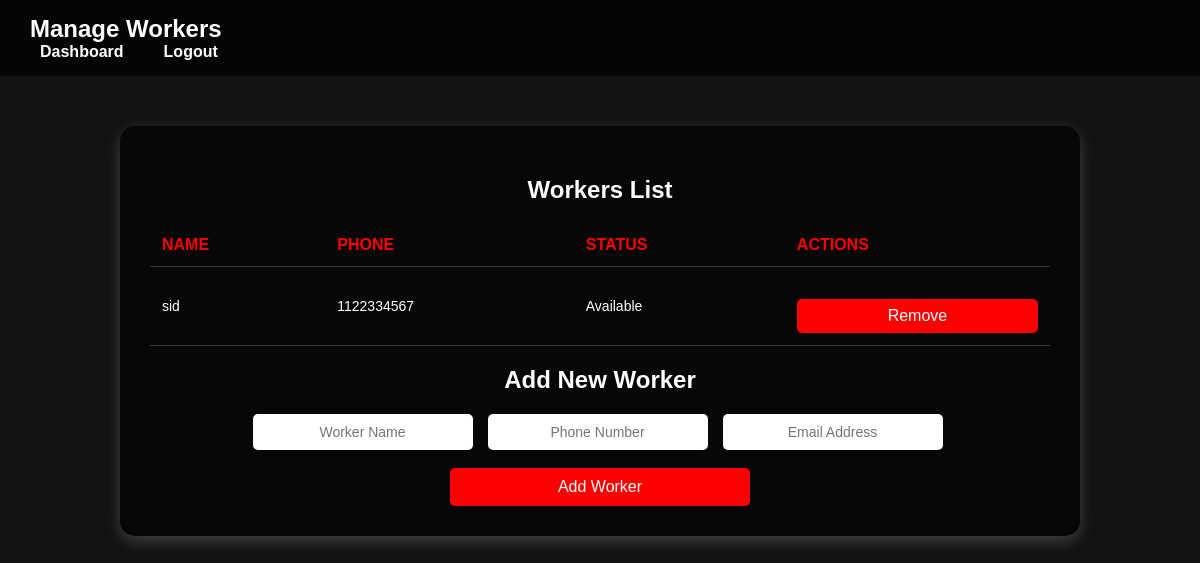
The app's page /manage-workers/ (signed in), older data.
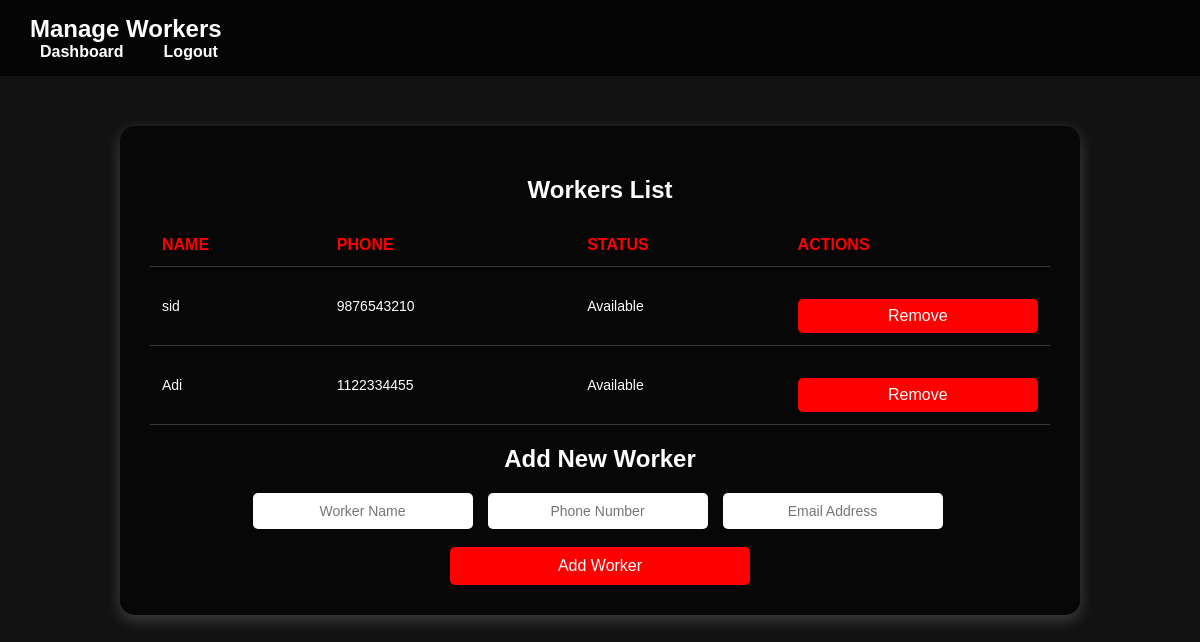
The same page, newer data.
### myapp/models.py (models this page shows, shortened)
class Worker(models.Model):
    garage = models.ForeignKey('Garage', on_delete=models.CASCADE)
    name = models.CharField(max_length=100)
    phone = models.CharField(max_length=15)
    email = models.EmailField(null=True, blank=True)
    STATUS_CHOICES = [
        ('available', 'Available'),
        ('assigned', 'Assigned'),
        ('unavailable', 'Unavailable'),
    ]
    status = models.CharField(max_length=11, choices=STATUS_CHOICES, default='available')
    current_request = models.ForeignKey('Request', null=True, blank=True, on_delete=models.SET_NULL, related_name='assigned_worker')  # Add related_name
    is_active = models.BooleanField(default=True)  # This is the toggle

### myapp/views.py (the view, shortened to what this page needs)
# urls.py: path('manage-workers/', views.manage_workers, name='manage_workers'),
def manage_workers(request):
    garage_id = request.session.get('garage_id')
    if not garage_id:
        return redirect('garage_owner_login')
    garage = Garage.objects.get(id=garage_id)
    workers = Worker.objects.filter(garage=garage)  # Fetch all workers of this garage
    return render(request, 'manage_worker.html', {'garage': garage, 'workers': workers})

### templates/manage_worker.html (shortened to what this page needs)
{% load static %}
<!DOCTYPE html>
<html lang="en">
<head>
    <link rel="stylesheet" href="{% static 'css/manage_workers.css' %}">
</head>
<body>
    <header>
        <nav>
            <h1>Manage Workers</h1>
            <ul>
                <li><a href="{% url 'garage_dashboard' %}">Dashboard</a></li>
                <li><a href="{% url 'logout' %}">Logout</a></li>
            </ul>
        </nav>
    </header>
    <section class="worker-management">
        <h2>Workers List</h2>
        <table>
            <tr>
                <th>Name</th>
                <th>Phone</th>
                <th>Status</th>
                <th>Actions</th>
            </tr>
            {% for worker in workers %}
            <tr>
                <td>{{ worker.name }}</td>
                <td>{{ worker.phone }}</td>
                <td>{{ worker.get_status_display }}</td>
                <td>
                    <form action="{% url 'remove_worker' worker.id %}" method="POST">
                        <button type="submit" class="btn-delete">Remove</button>
                    </form>
                </td>
            </tr>
            {% empty %}
            <tr>
                <td colspan="4">No workers added yet.</td>
            </tr>
            {% endfor %}
        </table>
        <h2>Add New Worker</h2>
        <form action="{% url 'add_worker' %}" method="POST">
            <input type="text" name="name" placeholder="Worker Name" required>
            <input type="tel" name="phone" placeholder="Phone Number" pattern="[\+0-9\-\(\)\s]{10,15}" required>
            <input type="email" name="email" placeholder="Email Address" required>
            <button type="submit">Add Worker</button>
        </form>
    </section>
</body>
</html>

Row changes from the older to the newer data that the page shows:
changed Worker "sid": phone "1122334567" → "9876543210"
added Worker: name "Adi", phone "1122334455", status "Available"
